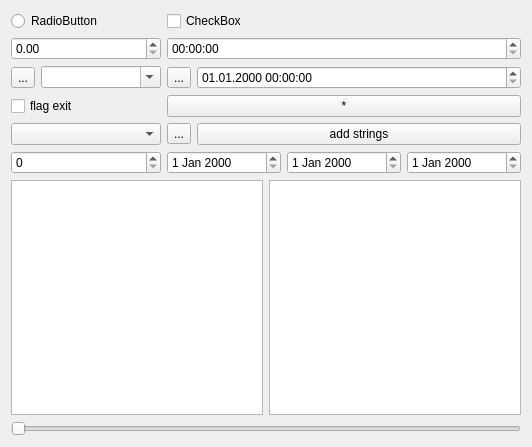
<?xml version="1.0" encoding="UTF-8"?>
<ui version="4.0">
 <class>Controls_widget</class>
 <widget class="QWidget" name="Controls_widget">
  <property name="geometry">
   <rect>
    <x>0</x>
    <y>0</y>
    <width>532</width>
    <height>447</height>
   </rect>
  </property>
  <property name="windowTitle">
   <string>Form</string>
  </property>
  <layout class="QVBoxLayout" name="verticalLayout">
   <item>
    <layout class="QGridLayout" name="gridLayout">
     <item row="3" column="1">
      <widget class="QPushButton" name="btn_click">
       <property name="text">
        <string>*</string>
       </property>
      </widget>
     </item>
     <item row="4" column="1">
      <layout class="QHBoxLayout" name="horizontalLayout_5">
       <item>
        <widget class="QToolButton" name="btn_clear_strings">
         <property name="text">
          <string>...</string>
         </property>
        </widget>
       </item>
       <item>
        <widget class="QPushButton" name="btn_add_strings">
         <property name="text">
          <string>add strings</string>
         </property>
        </widget>
       </item>
      </layout>
     </item>
     <item row="2" column="0">
      <layout class="QHBoxLayout" name="horizontalLayout_2">
       <item>
        <widget class="QToolButton" name="toolButton">
         <property name="text">
          <string>...</string>
         </property>
        </widget>
       </item>
       <item>
        <widget class="QComboBox" name="comboBox">
         <property name="editable">
          <bool>true</bool>
         </property>
        </widget>
       </item>
      </layout>
     </item>
     <item row="3" column="0">
      <widget class="QCheckBox" name="cb_fag_exit">
       <property name="sizePolicy">
        <sizepolicy hsizetype="Fixed" vsizetype="Fixed">
         <horstretch>0</horstretch>
         <verstretch>0</verstretch>
        </sizepolicy>
       </property>
       <property name="text">
        <string>flag exit</string>
       </property>
      </widget>
     </item>
     <item row="1" column="0">
      <widget class="QDoubleSpinBox" name="doubleSpinBox"/>
     </item>
     <item row="0" column="0">
      <widget class="QRadioButton" name="rb_test">
       <property name="text">
        <string>RadioButton</string>
       </property>
      </widget>
     </item>
     <item row="2" column="1">
      <layout class="QHBoxLayout" name="horizontalLayout_6">
       <item>
        <widget class="QToolButton" name="btn_set_dt">
         <property name="text">
          <string>...</string>
         </property>
        </widget>
       </item>
       <item>
        <widget class="QDateTimeEdit" name="dateTimeEdit">
         <property name="displayFormat">
          <string>dd.MM.yyyy HH:mm:ss</string>
         </property>
        </widget>
       </item>
      </layout>
     </item>
     <item row="4" column="0">
      <widget class="QComboBox" name="comboBox_2"/>
     </item>
     <item row="1" column="1">
      <widget class="QTimeEdit" name="timeEdit"/>
     </item>
     <item row="5" column="0">
      <widget class="QLongLongSpinBox" name="hex_widget">
       <property name="minimumSize">
        <size>
         <width>150</width>
         <height>0</height>
        </size>
       </property>
      </widget>
     </item>
     <item row="0" column="1">
      <widget class="QCheckBox" name="cb_checkbox_test">
       <property name="text">
        <string>CheckBox</string>
       </property>
      </widget>
     </item>
     <item row="5" column="1">
      <layout class="QHBoxLayout" name="horizontalLayout_4">
       <item>
        <widget class="QDateEdit" name="de_begin"/>
       </item>
       <item>
        <widget class="QDateEdit" name="de_test"/>
       </item>
       <item>
        <widget class="QDateEdit" name="de_end"/>
       </item>
      </layout>
     </item>
    </layout>
   </item>
   <item>
    <layout class="QHBoxLayout" name="horizontalLayout_3">
     <item>
      <widget class="MyListWidget" name="listWidget"/>
     </item>
     <item>
      <widget class="QTextEdit" name="te_test">
       <property name="html">
        <string>&lt;!DOCTYPE HTML PUBLIC &quot;-//W3C//DTD HTML 4.0//EN&quot; &quot;http://www.w3.org/TR/REC-html40/strict.dtd&quot;&gt;
&lt;html&gt;&lt;head&gt;&lt;meta name=&quot;qrichtext&quot; content=&quot;1&quot; /&gt;&lt;style type=&quot;text/css&quot;&gt;
p, li { white-space: pre-wrap; }
&lt;/style&gt;&lt;/head&gt;&lt;body style=&quot; font-family:'Liberation Sans'; font-size:10pt; font-weight:400; font-style:normal;&quot;&gt;
&lt;p style=&quot;-qt-paragraph-type:empty; margin-top:0px; margin-bottom:0px; margin-left:0px; margin-right:0px; -qt-block-indent:0; text-indent:0px;&quot;&gt;&lt;br /&gt;&lt;/p&gt;&lt;/body&gt;&lt;/html&gt;</string>
       </property>
      </widget>
     </item>
    </layout>
   </item>
   <item>
    <widget class="QSlider" name="horizontalSlider">
     <property name="orientation">
      <enum>Qt::Horizontal</enum>
     </property>
    </widget>
   </item>
  </layout>
 </widget>
 <customwidgets>
  <customwidget>
   <class>MyListWidget</class>
   <extends>QListWidget</extends>
   <header>mylistwidget.hpp</header>
  </customwidget>
  <customwidget>
   <class>QLongLongSpinBox</class>
   <extends>QSpinBox</extends>
   <header>QLongLongSpinBox.hpp</header>
  </customwidget>
 </customwidgets>
 <resources/>
 <connections/>
</ui>
